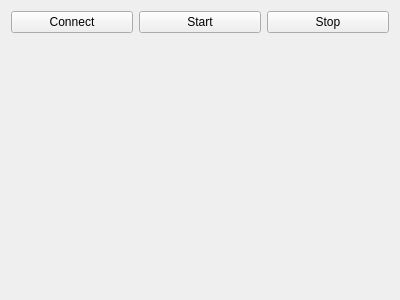
<?xml version="1.0" encoding="UTF-8"?>
<ui version="4.0">
 <class>ScopeViewer</class>
 <widget class="QWidget" name="ScopeViewer">
  <property name="geometry">
   <rect>
    <x>0</x>
    <y>0</y>
    <width>400</width>
    <height>300</height>
   </rect>
  </property>
  <property name="windowTitle">
   <string>Form</string>
  </property>
  <layout class="QVBoxLayout" name="verticalLayout_2">
   <item>
    <layout class="QVBoxLayout" name="verticalLayout">
     <item>
      <layout class="QHBoxLayout" name="horizontalLayout">
       <item>
        <widget class="QPushButton" name="pushbutton_connect">
         <property name="text">
          <string>Connect</string>
         </property>
        </widget>
       </item>
       <item>
        <widget class="QPushButton" name="pushbutton_start">
         <property name="text">
          <string>Start</string>
         </property>
        </widget>
       </item>
       <item>
        <widget class="QPushButton" name="pushbutton_stop">
         <property name="text">
          <string>Stop</string>
         </property>
        </widget>
       </item>
      </layout>
     </item>
     <item>
      <widget class="GraphicsLayoutWidget" name="widget_plot" native="true"/>
     </item>
    </layout>
   </item>
  </layout>
 </widget>
 <customwidgets>
  <customwidget>
   <class>GraphicsLayoutWidget</class>
   <extends>QWidget</extends>
   <header>pyqtgraph</header>
   <container>1</container>
  </customwidget>
 </customwidgets>
 <resources/>
 <connections/>
</ui>
